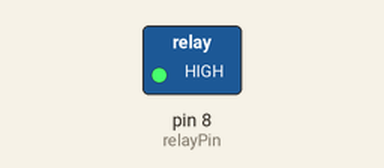
Bench run of a sketch on a simulated Arduino Uno, built with avr-gcc and run on an emulated ATmega328P. Parts: switched loads named in the sketch (green lamp = pin HIGH). Pins used as bus, display or sensor lines are not drawn; what the sketch prints to the serial monitor is not drawn.

Above: at 0.2 s.
Timing chart, 0 to 1.7 s (numbered marks = the images above):
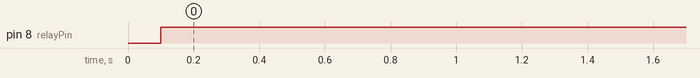

The sketch:

Sink_Button.ino
```cpp
int trigPin = 13; // int trig pin (ultrasonic sensor)
int echoPin = 12; // int echo pin (ultrasonic sensor)
int relayPin = 8; // int relay pin
int relay2Pin = 10;


void setup(){

  Serial.begin(9600);
  pinMode(trigPin, OUTPUT); // send
  pinMode(echoPin, INPUT); // get
  pinMode(relayPin, OUTPUT); // send

}


void loop(){

  float duration, distance;
  digitalWrite(trigPin, HIGH);
  delay(100);
  digitalWrite(trigPin, LOW);


  distance = ((float)(340 * duration) / 10000) / 2; // measure distance

  if (distance <= 10.0)
  {
    digitalWrite(relayPin, HIGH); // puts high on relay when the feet croos the sensor(to replace the frs sensor)
  }
  else if (distance <= 3.0)
  {
    digitalWrite(relayPin, LOW); // put low on rlay when the feet cover the sensor
  }
  else
  {
    digitalWrite(relayPin, LOW); // put low when not using sink
  }
 delay(1000);


  Serial.print("Duration:");
  Serial.print(duration);
  Serial.print("\nDIstance:");
  Serial.print(distance);
  Serial.println("cm\n");
  delay(1000);
}
```

Measured:
- by itself, pin 8 (relayPin): LOW → HIGH at 0.10 s
